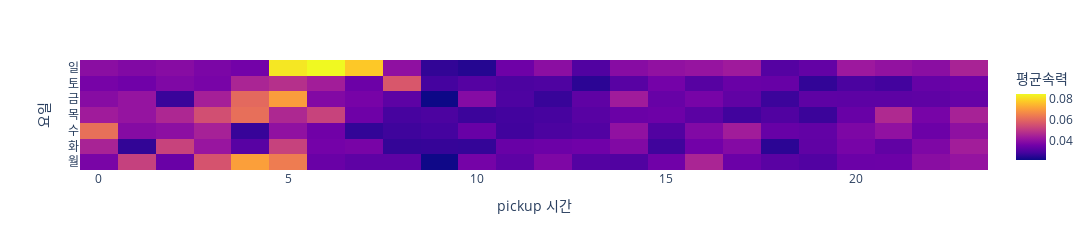

This figure's notebook cell:
### Code cell
fig2 = px.density_heatmap(
    data_frame = df_featured2,
    x = 'pickup 시간',
    y = '요일',
    z = '평균이동거리',
    nbinsx = 24,
    nbinsy = 7,
    width = 1200,
    height = 250
)

fig2.update_layout(coloraxis_colorbar={'title':'평균이동거리'})

### Figure 1 — Plotly figure (JSON) as saved in the notebook; plotly's stock layout.template omitted (floating-point values rounded to 4 significant figures; data arrays with more than 128 entries replaced by an {"elided": "..."} marker saying what was removed)
{"data": [{"coloraxis": "coloraxis", "histfunc": "sum", "hovertemplate": "pickup 시간=%{x}<br>요일=%{y}<br>sum of 평균이동거리=%{z}<extra></extra>", "name": "", "nbinsx": 24, "nbinsy": 7, "type": "histogram2d", "x": {"elided": "168 int values"}, "xaxis": "x", "xbingroup": "x", "y": {"elided": "168 str values"}, "yaxis": "y", "ybingroup": "y", "z": {"elided": "168 float values"}}], "layout": {"coloraxis": {"colorbar": {"title": {"text": "평균속력"}}, "colorscale": [[0, "#0d0887"], [0.1111, "#46039f"], [0.2222, "#7201a8"], [0.3333, "#9c179e"], [0.4444, "#bd3786"], [0.5556, "#d8576b"], [0.6667, "#ed7953"], [0.7778, "#fb9f3a"], [0.8889, "#fdca26"], [1, "#f0f921"]]}, "height": 250, "legend": {"tracegroupgap": 0}, "margin": {"t": 60}, "width": 1200, "xaxis": {"anchor": "y", "autorange": true, "domain": [0, 1], "range": [-0.5, 23.5], "title": {"text": "pickup 시간"}, "type": "linear"}, "yaxis": {"anchor": "x", "autorange": true, "domain": [0, 1], "range": [-0.5, 6.5], "title": {"text": "요일"}, "type": "category"}}}
